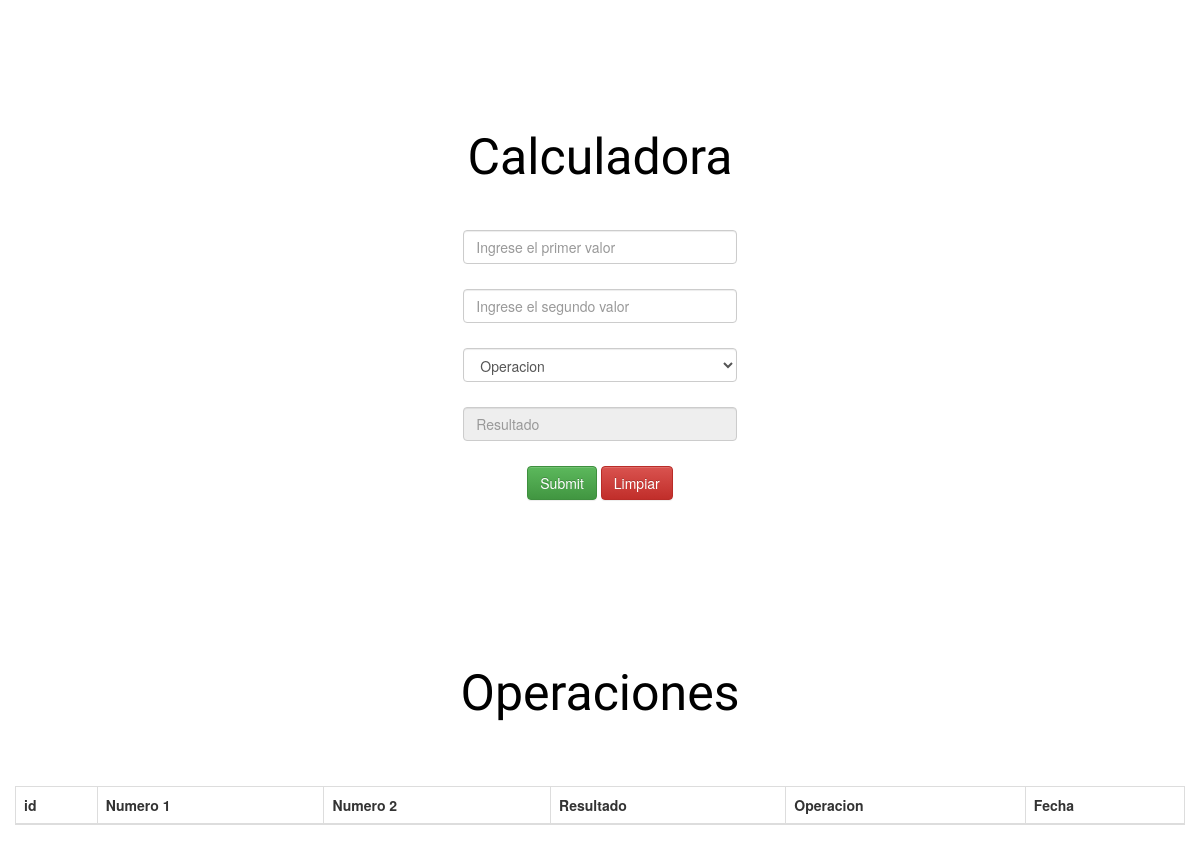
Page /operacion.php on the earlier database version.
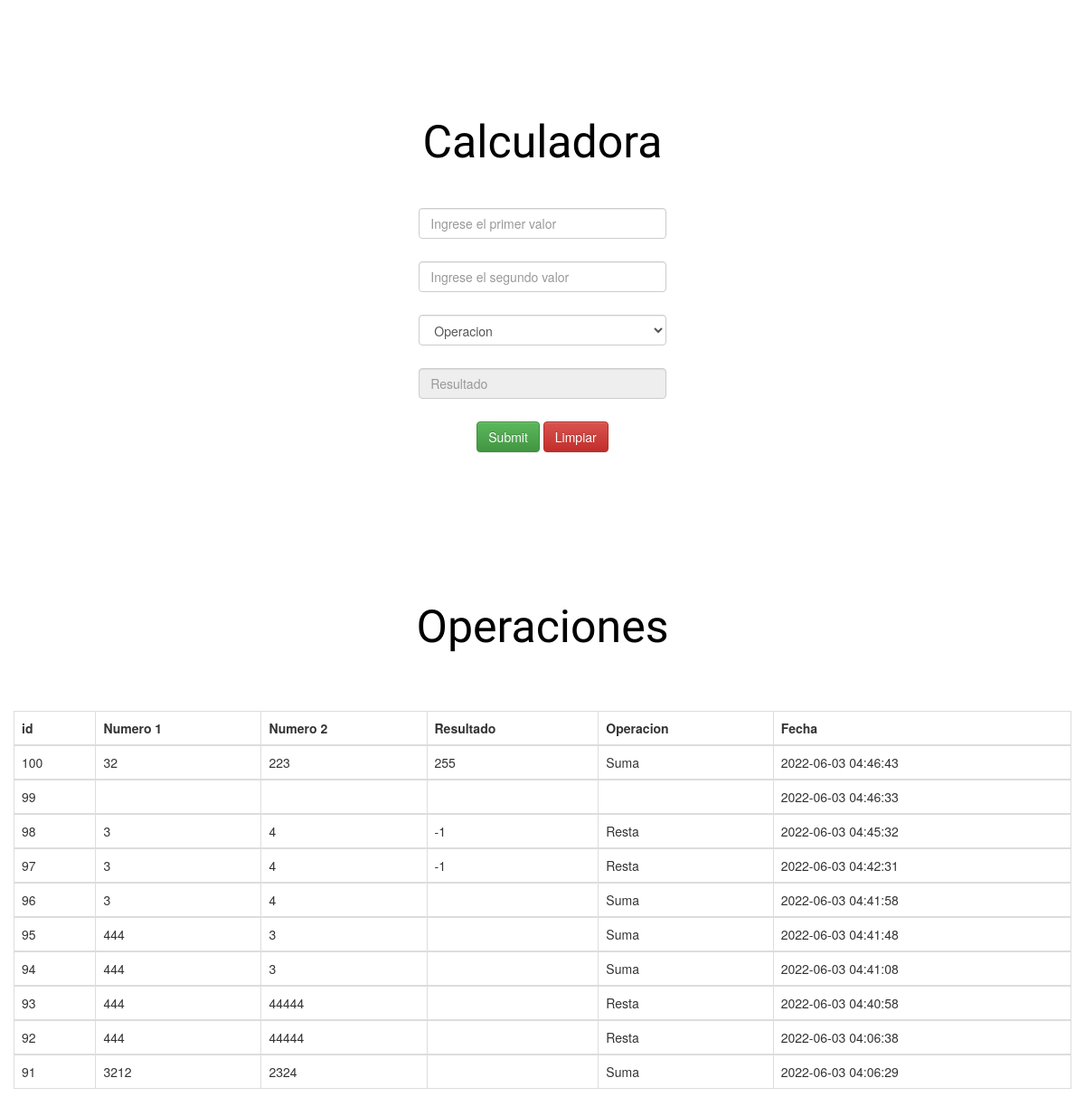
Same page on the later database version.
### tables this page shows
CREATE TABLE `operacion` (
  `id` int(11) NOT NULL,
  `num1` varchar(45) NOT NULL,
  `num2` varchar(45) NOT NULL,
  `resultado` varchar(45) NOT NULL,
  `operacion` enum('0','Suma','Resta','Multiplicacion','Division') NOT NULL,
  `fecha` datetime NOT NULL
);

### operacion.php (the view, shortened to what this page needs)
<?php
$conexion= mysqli_connect('localhost','root', '', 'calculadora');
?>
<!DOCTYPE html>
<html lang="es">
<head>
    <link rel="stylesheet" href="css/style.css">
    <link rel="stylesheet" href="css/bootstrap.min.css">
    <link rel="stylesheet" href="css/bootstrap-theme.min.css">
</head>
<body>
        <div class="container">
            <div>
                <h1>Calculadora</h1>
            </div>
            <div class="row">
                <div class="col-md-12 justify-content-center">
                    <form id="form" name="form" action="<?php $_SERVER['PHP_SELF'] ?>" method="get">
                        <div class="col-md-4">
                            <div class="col-lg-12 align-items-center">
                                <input type="number" class="form-control" id="num1" name="num1" placeholder="Ingrese el primer valor" required>
                            </div>
                            <div class="col-lg-12">
                                <input type="number" class="form-control" id="num2" name="num2" placeholder="Ingrese el segundo valor" required>
                            </div>
                            <div class="col-lg-12">
                                <select id="operaciones" name="operaciones" class="form-control">
                                    <option value="0">Operacion</option>
                                </select>
                            </div>
                            <div class="col-lg-12">
                                <input type="number" class="form-control" id="result" value="<?php echo $result ?>" placeholder="Resultado" readonly>
                            </div>
                            <div class="col-lg-12">
                                <input type="submit" class="btn btn-success" id="Calcular" name="Calcular">
                                <button type="submit" value="Limpiar" class="btn btn-danger">Limpiar</button>
                            </div>
                            <div class="col-lg-12">
                            </div>
                        </div>
                    </form>
                </div>
            </div>
        </div>
        <center>
        <div id="content">
    <div>
        <h1>Operaciones</h1>
    </div>
    <div class="container-fluid" style="margin-top:50px;">
        <div class="row">
            <div class="col-xl-12 col-lg-12">
                <div class="card shadow mb-2">
                    <div class="card-body">
                        <div class="table-responsive">
                            <table class="table table-bordered" id="tblOperacion" width="99.85%">
                                <thead>
                                    <tr>
                                        <th>id</th>
                                        <th>Numero 1</th>
                                        <th>Numero 2</th>
                                        <th>Resultado</th>
                                        <th>Operacion</th>
                                        <th>Fecha</th>
                                    </tr>
                                </thead>
                                <?php
                                    $sql = "SELECT * FROM operacion ORDER by id DESC LIMIT 10";
                                    $resultado = mysqli_query($conexion, $sql);
                                    while($mostrar=mysqli_fetch_array($resultado)){
                                ?>
                                <tbody>
                                    <tr id="fila" class="primeraFila">
                                        <td><?php echo $mostrar['id']?></td>
                                        <td><?php echo $mostrar['num1']?></td>
                                        <td><?php echo $mostrar['num2']?></td>
                                        <td><?php echo $mostrar['resultado']?></td>
                                        <td><?php echo $mostrar['operacion']?></td>
                                        <td><?php echo $mostrar['fecha']?></td>
                                    </tr>
                                <?php
                                    }
                                ?>
                                </tbody>
                            </table>
                        </div>
                    </div>
                </div>
            </div>
        </div>
    </div>
</div>
</center>
</body>
</html>

### css/style.css (style rules this page uses)
body { text-align: center; }
div div h1 { font-size: 50px; text-align: center; font-family: 'Kanit'; color:black; margin-top: 130px; margin-bottom: 30px; }
div.col-lg-12 { margin-top: 15px; margin-bottom: 10px; }
form { width: 100%; max-width: 1000px; margin: 0 auto; display: flex; flex-direction: column; justify-content: center; align-items: center; }

Differences in the rows shown:
added operacion: id "100", num1 "32", num2 "223", resultado "255", operacion "Suma", fecha "2022-06-03 04:46:43"
added operacion: id "99", fecha "2022-06-03 04:46:33"
added operacion: id "98", num1 "3", num2 "4", resultado "-1", operacion "Resta", fecha "2022-06-03 04:45:32"
added operacion: id "97", num1 "3", num2 "4", resultado "-1", operacion "Resta", fecha "2022-06-03 04:42:31"
added operacion: id "96", num1 "3", num2 "4", operacion "Suma", fecha "2022-06-03 04:41:58"
added operacion: id "95", num1 "444", num2 "3", operacion "Suma", fecha "2022-06-03 04:41:48"
added operacion: id "94", num1 "444", num2 "3", operacion "Suma", fecha "2022-06-03 04:41:08"
added operacion: id "93", num1 "444", num2 "44444", operacion "Resta", fecha "2022-06-03 04:40:58"
added operacion: id "92", num1 "444", num2 "44444", operacion "Resta", fecha "2022-06-03 04:06:38"
added operacion: id "91", num1 "3212", num2 "2324", operacion "Suma", fecha "2022-06-03 04:06:29"
